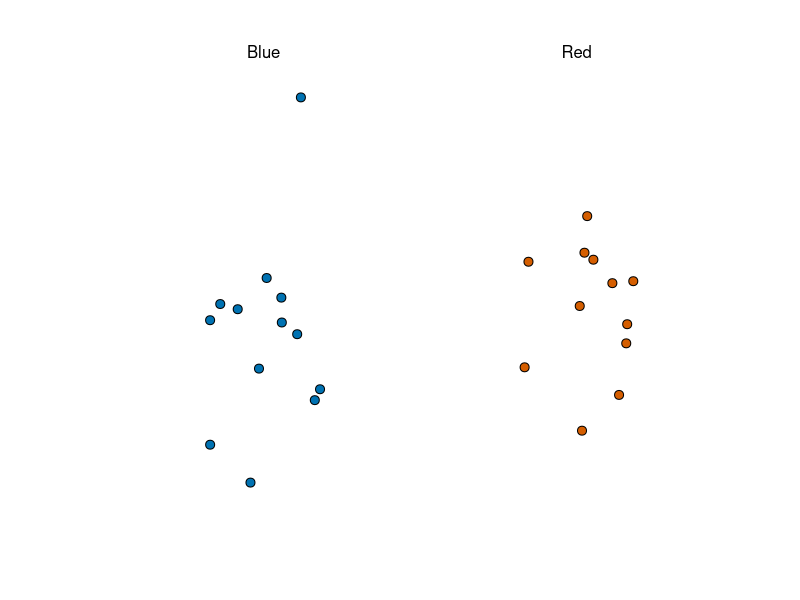
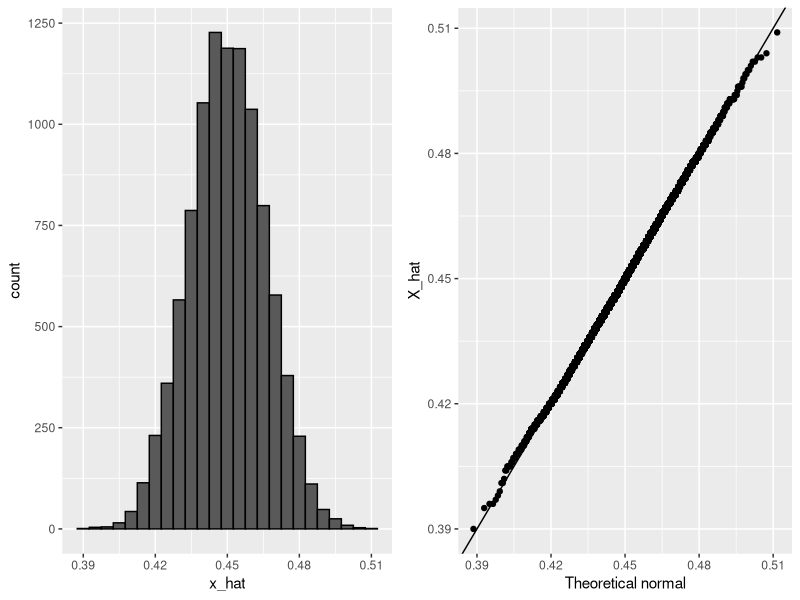

Recreate these plots in R, in order. (Note: this script raises an error after producing the figures.)
# ***************  Section 1, Sampling Model Parameters and Estimates
library(tidyverse)
library(dslabs)
# Code: Function for taking a random draw from a specific urn
take_poll(25)    # draw 25 beads
# The Sample Average
# Polling versus Forecasting
# Properties of Our Estimate

# *************** Section 2 CLT ****************
# Code: Computing the probability of 𝑋¯ being within .01 of p
X_hat <- 0.48
se <- sqrt(X_hat*(1-X_hat)/25)
pnorm(0.01/se) - pnorm(-0.01/se)
# Margin of Error
moe <- 2 * se # 95% chance X within moe of p
# Code: Monte Carlo simulation using a set value of p
p <- 0.45    # unknown p to estimate
N <- 1000

# simulate one poll of size N and determine x_hat
x <- sample(c(0,1), size = N, replace = TRUE, prob = c(1-p, p))
x_hat <- mean(x)

# simulate B polls of size N and determine average x_hat
B <- 10000    # number of replicates
N <- 1000    # sample size per replicate
x_hat <- replicate(B, {
  x <- sample(c(0,1), size = N, replace = TRUE, prob = c(1-p, p))
  mean(x)
})
# Code: Histogram and QQ-plot of Monte Carlo results
library(tidyverse)
library(gridExtra)
p1 <- data.frame(x_hat = x_hat) %>%
  ggplot(aes(x_hat)) +
  geom_histogram(binwidth = 0.005, color = "black")
p2 <- data.frame(x_hat = x_hat) %>%
  ggplot(aes(sample = x_hat)) +
  stat_qq(dparams = list(mean = mean(x_hat), sd = sd(x_hat))) +
  geom_abline() +
  ylab("X_hat") +
  xlab("Theoretical normal")
grid.arrange(p1, p2, nrow=1)
# The Spread
2*p - 1
E <- 2*x_bar - 1
SE <- 2*se_hat
moe <- 2*moex_bar
# Bias: Why Not Run a Very Large Poll?
# Code: Plotting margin of error in an extremely large poll over a range of values of p
library(tidyverse)
N <- 100000
p <- seq(0.35, 0.65, length = 100)
SE <- sapply(p, function(x) 2*sqrt(x*(1-x)/N))
data.frame(p = p, SE = SE) %>%
  ggplot(aes(p, SE)) +
  geom_line()
